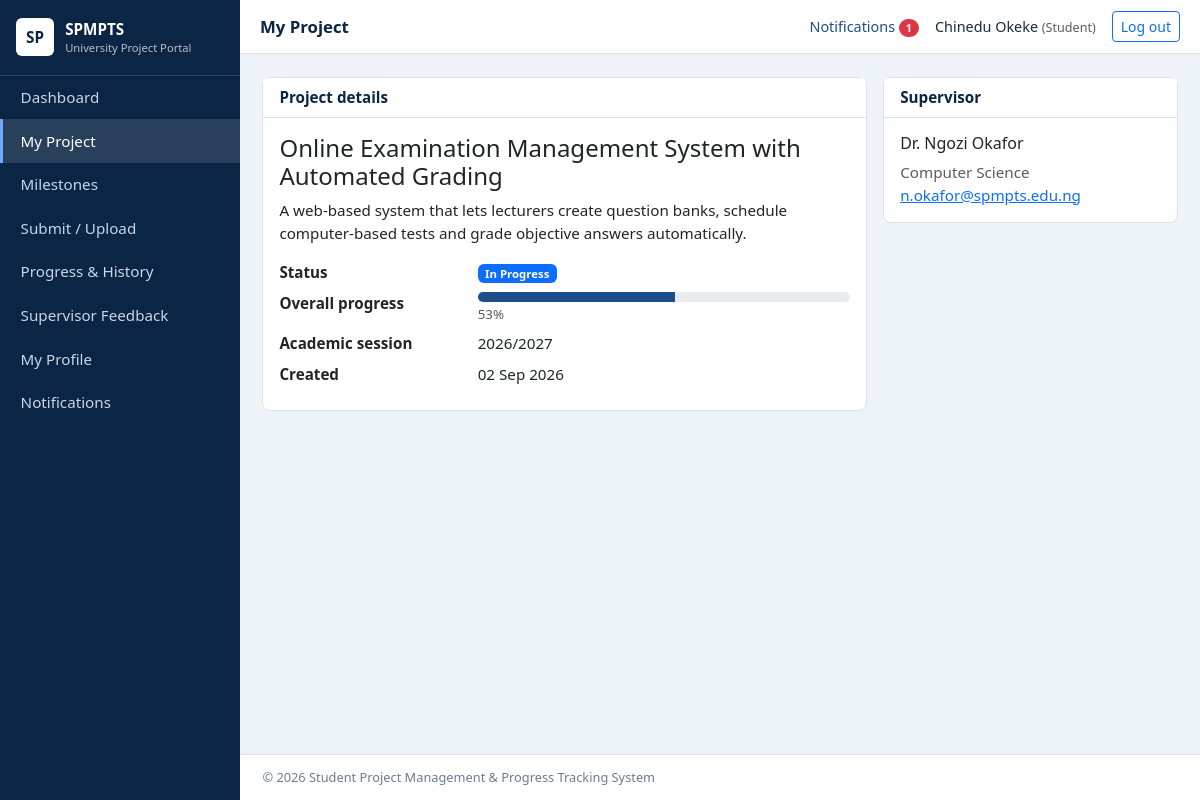
The app's page /student/project.php (signed in) with its own data.
### tables this page shows
CREATE TABLE projects (
  id INT UNSIGNED AUTO_INCREMENT PRIMARY KEY,
  student_id INT UNSIGNED NOT NULL UNIQUE,
  supervisor_id INT UNSIGNED NULL,
  title VARCHAR(255) NOT NULL,
  description TEXT NULL,
  status ENUM('Not Started','In Progress','Completed') NOT NULL DEFAULT 'Not Started',
  progress TINYINT UNSIGNED NOT NULL DEFAULT 0,
  created_at TIMESTAMP NOT NULL DEFAULT CURRENT_TIMESTAMP,
  CONSTRAINT fk_proj_stu FOREIGN KEY (student_id) REFERENCES students(id) ON DELETE CASCADE,
  CONSTRAINT fk_proj_sup FOREIGN KEY (supervisor_id) REFERENCES supervisors(id) ON DELETE SET NULL,
  INDEX idx_proj_sup (supervisor_id), INDEX idx_proj_status (status)
);

CREATE TABLE academic_settings (
  id INT UNSIGNED AUTO_INCREMENT PRIMARY KEY,
  setting_key VARCHAR(80) NOT NULL UNIQUE,
  setting_value VARCHAR(255) NOT NULL,
  updated_at TIMESTAMP NOT NULL DEFAULT CURRENT_TIMESTAMP ON UPDATE CURRENT_TIMESTAMP
);

CREATE TABLE users (
  id INT UNSIGNED AUTO_INCREMENT PRIMARY KEY,
  full_name VARCHAR(120) NOT NULL,
  email VARCHAR(150) NOT NULL UNIQUE,
  password_hash VARCHAR(255) NOT NULL,
  role ENUM('admin','supervisor','student') NOT NULL,
  status ENUM('active','inactive') NOT NULL DEFAULT 'active',
  last_login DATETIME NULL,
  created_at TIMESTAMP NOT NULL DEFAULT CURRENT_TIMESTAMP,
  INDEX idx_users_role (role), INDEX idx_users_status (status)
);

CREATE TABLE supervisors (
  id INT UNSIGNED AUTO_INCREMENT PRIMARY KEY,
  user_id INT UNSIGNED NOT NULL UNIQUE,
  staff_no VARCHAR(30) NOT NULL UNIQUE,
  department VARCHAR(120) NOT NULL,
  phone VARCHAR(25) NULL,
  created_at TIMESTAMP NOT NULL DEFAULT CURRENT_TIMESTAMP,
  CONSTRAINT fk_sup_user FOREIGN KEY (user_id) REFERENCES users(id) ON DELETE CASCADE
);

### config/db.php (called while the page is built, shortened)
<?php
function db(): PDO {
    static $pdo = null;
    if ($pdo === null) {
        try {
            $pdo = new PDO('mysql:host=' . DB_HOST . ';dbname=' . DB_NAME . ';charset=utf8mb4', DB_USER, DB_PASS, [
                PDO::ATTR_ERRMODE => PDO::ERRMODE_EXCEPTION,
                PDO::ATTR_DEFAULT_FETCH_MODE => PDO::FETCH_ASSOC,
                PDO::ATTR_EMULATE_PREPARES => false,
            ]);
        } catch (PDOException $e) {
            http_response_code(500);
            exit('Database connection failed. Check config/db.php and make sure MySQL is running and database.sql has been imported.');
        }
    }
    return $pdo;
}

### student/project.php (the view, shortened to what this page needs)
<?php
require_once __DIR__ . '/../includes/auth.php';
$stu = student_rec(); $proj = student_project((int)$stu['id']);
$pageTitle = 'My Project'; include __DIR__ . '/../includes/header.php';
if (!$proj): ?><div class="card p-4 text-muted">No project has been assigned to you yet.</div>
<?php else: ?>
<div class="row g-3">
<div class="col-lg-8"><div class="card"><div class="card-header">Project details</div><div class="card-body">
  <h4><?= e($proj['title']) ?></h4><p><?= nl2br(e($proj['description'])) ?></p>
  <dl class="row mb-0">
   <dt class="col-sm-4">Status</dt><dd class="col-sm-8"><?= badge($proj['status']) ?></dd>
   <dt class="col-sm-4">Overall progress</dt><dd class="col-sm-8"><?= progress_bar((int)$proj['progress']) ?></dd>
   <dt class="col-sm-4">Academic session</dt><dd class="col-sm-8"><?= e(setting('academic_session', '—')) ?></dd>
   <dt class="col-sm-4">Created</dt><dd class="col-sm-8"><?= e(fdate($proj['created_at'])) ?></dd>
  </dl></div></div></div>
<div class="col-lg-4"><div class="card"><div class="card-header">Supervisor</div><div class="card-body">
  <?php if ($proj['supervisor_name']): ?><h6><?= e($proj['supervisor_name']) ?></h6><div class="text-muted"><?= e($proj['supervisor_dept']) ?></div><a href="mailto:<?= e($proj['supervisor_email']) ?>"><?= e($proj['supervisor_email']) ?></a>
  <?php else: ?><span class="text-muted">Not yet assigned.</span><?php endif; ?></div></div></div>
</div>
<?php endif; include __DIR__ . '/../includes/footer.php'; ?>

### includes/auth.php (shortened to what this page needs)
<?php
require_once __DIR__ . '/../config/db.php';
function e($v): string { return htmlspecialchars((string)$v, ENT_QUOTES, 'UTF-8'); }
function uid(): int { return (int)($_SESSION['user_id'] ?? 0); }
function student_rec(): array {
    $st = db()->prepare('SELECT s.*, u.full_name, u.email FROM students s JOIN users u ON u.id=s.user_id WHERE s.user_id=?');
    $st->execute([uid()]); $r = $st->fetch();
    if (!$r) { exit('Student record not found.'); } return $r;
}
function student_project(int $studentId): ?array {
    $st = db()->prepare('SELECT p.*, su.full_name AS supervisor_name, su.email AS supervisor_email, sp.department AS supervisor_dept FROM projects p LEFT JOIN supervisors sp ON sp.id=p.supervisor_id LEFT JOIN users su ON su.id=sp.user_id WHERE p.student_id=?');
    $st->execute([$studentId]); return $st->fetch() ?: null;
}
function badge(string $s): string {
    $map = ['Not Started' => 'secondary', 'In Progress' => 'primary', 'Submitted' => 'info', 'Under Review' => 'warning', 'Approved' => 'success',
            'Revision Required' => 'danger', 'Pending' => 'info', 'Rejected' => 'danger', 'Completed' => 'success', 'active' => 'success', 'inactive' => 'secondary'];
    return '<span class="badge text-bg-' . ($map[$s] ?? 'secondary') . '">' . e($s) . '</span>';
}
function progress_bar(int $p): string {
    return '<div class="progress" style="height:10px"><div class="progress-bar" style="width:' . $p . '%"></div></div><small class="text-muted">' . $p . '%</small>';
}
function setting(string $key, string $default = ''): string {
    $st = db()->prepare('SELECT setting_value FROM academic_settings WHERE setting_key=?'); $st->execute([$key]);
    $v = $st->fetchColumn(); return $v === false ? $default : (string)$v;
}
function fdate(?string $d): string { return $d ? date('d M Y', strtotime($d)) : '—'; }

### assets/css/style.css (style rules this page uses)
:root { --navy:#0b2545;--blue:#1d4e89;--light:#eef3f9;--line:#d9e2ee }
body { background:var(--light);font-family:"Segoe UI",Roboto,Arial,sans-serif;color:#1c2b3a;font-size:.95rem }
.card { border:1px solid var(--line);border-radius:8px;box-shadow:none }
.card-header { background:#fff;font-weight:600;color:var(--navy);border-bottom:1px solid var(--line) }
.progress-bar { background:var(--blue) }

### records on screen
projects: title "Online Examination Management System with Automated Grading", description "A web-based system that lets lecturers create question banks, schedule computer-based tests and grade objective answers automatically.", status "In Progress", progress "53", created_at "02 Sep 2026", users.full_name "Dr. Ngozi Okafor", supervisor.department "Computer Science", users.email "n.okafor@spmpts.edu.ng"
academic_settings: setting_value "2026/2027"

### other values on screen
$label "Dashboard"
$label "My Project"
$label "Milestones"
$label "Submit / Upload"
$label "Progress & History"
$label "Supervisor Feedback"
$label "My Profile"
$pageTitle "My Project"
$unread "1"
$_SESSION['name'] "Chinedu Okeke"
$role "Student"
